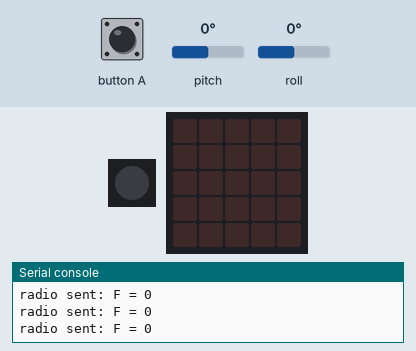
Simulated run of this program. Board: Calliope mini (MakeCode). Shown: 1 RGB LEDs in strip order, left to right, the board's 5×5 LED display, the last lines printed to the serial console. The test bench sets the inputs (shaded band); at power-on: pitch 0°, roll 0°. No radio messages arrive unless stated (any console line starting 'radio sent:' is added by the test bench).

Above: at 1.2 s.
1.3 s: button A pressed for 0.15 s
At 1.7 s:
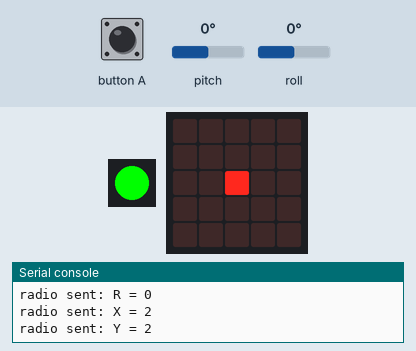
2.9 s: pitch set to -172°
At 3.3 s:
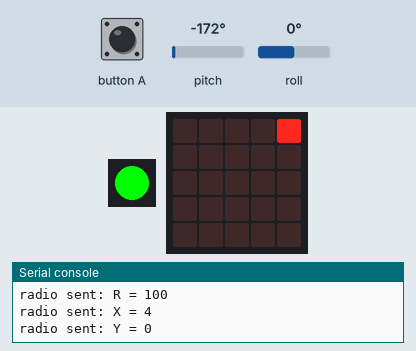
4.4 s: roll set to -172°
At 5.6 s:
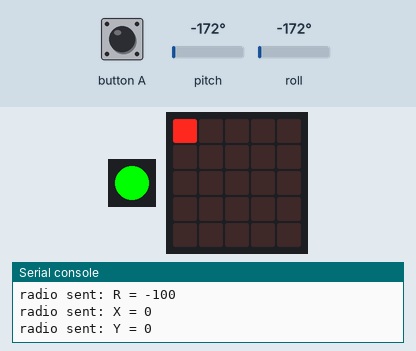
5.9 s: button A pressed for 0.15 s
At 6.06 s:
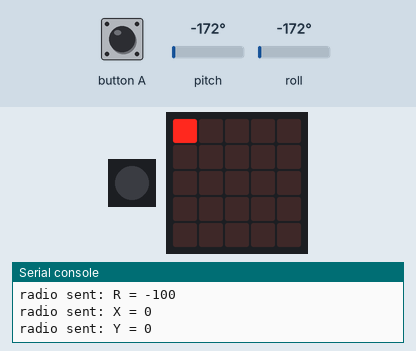
7.5 s: button A pressed for 0.15 s
At 8.6 s:
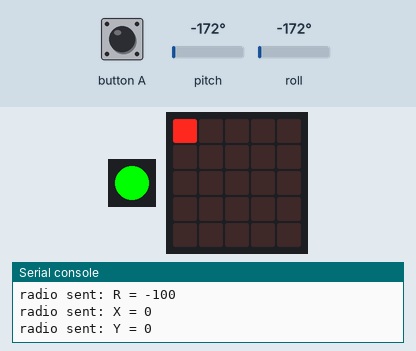
9.1 s: pitch set to 90°
At 10.4 s:
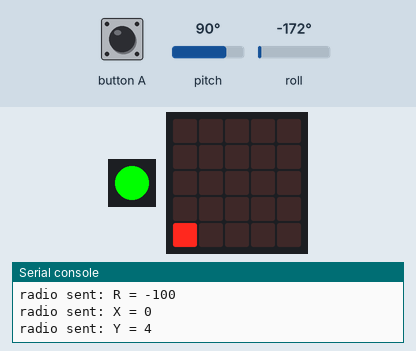
Timing chart, 0 to 11.6 s (numbered marks = the images above; inputs shaded):
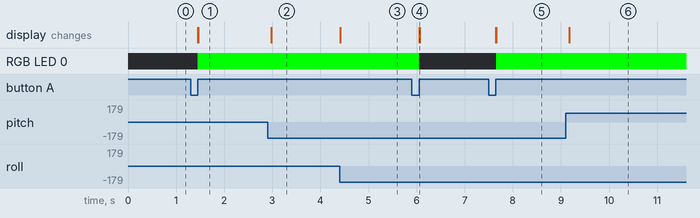

Measured:
- after the input at 1.3 s, RGB LED 0: off → RGB(0, 255, 0) after 0.15 s
- after the input at 2.9 s, the display: changes after 0.07 s (image 2)
- after the input at 4.4 s, the display: changes at once (image 3)
- after the input at 5.9 s, RGB LED 0: RGB(0, 255, 0) → off after 0.15 s
- after the input at 7.5 s, RGB LED 0: off → RGB(0, 255, 0) after 0.15 s
- after the input at 9.1 s, the display: changes after 0.07 s (image 6)

The program:

main.ts
```typescript
input.onButtonEvent(Button.A, input.buttonEventClick(), function () {
    Fahren = !(Fahren)
    if (Fahren) {
        basic.setLedColor(0x00ff00)
    } else {
        basic.turnRgbLedOff()
    }
})
let Richtung = 0
let Geschwindigkeit = 0
let LedY = 0
let LedX = 0
let NeigungY = 0
let NeigungX = 0
let Fahren = false
let NeigungMax = 30
radio.setGroup(1)
Fahren = false
basic.turnRgbLedOff()
serial.redirectToUSB()
basic.forever(function () {
    if (Fahren) {
        NeigungX = input.rotation(Rotation.Roll)
        NeigungY = input.rotation(Rotation.Pitch)
        NeigungX = Math.constrain(NeigungX, NeigungMax * -1, NeigungMax)
        NeigungY = Math.constrain(NeigungY, NeigungMax * -1, NeigungMax)
        led.unplot(LedX, LedY)
        LedX = Math.map(NeigungX, NeigungMax * -1, NeigungMax, 0, 4)
        LedY = Math.map(NeigungY, NeigungMax * -1, NeigungMax, 0, 4)
        led.plot(LedX, LedY)
        Geschwindigkeit = 0
        Richtung = Math.map(NeigungX, NeigungMax * -1, NeigungMax, -100, 100)
        serial.writeValue("G", Geschwindigkeit)
        serial.writeValue("R", Richtung)
        radio.sendValue("F", 1)
        radio.sendValue("G", Geschwindigkeit)
        radio.sendValue("R", Richtung)
        radio.sendValue("X", LedX)
        radio.sendValue("Y", LedY)
        basic.pause(50)
    } else {
        radio.sendValue("F", 0)
        basic.clearScreen()
    }
})
```

test.ts
```typescript
// Hier kann man Tests durchführen; diese Datei wird nicht kompiliert, wenn dieses Paket als Erweiterung verwendet wird.
```
